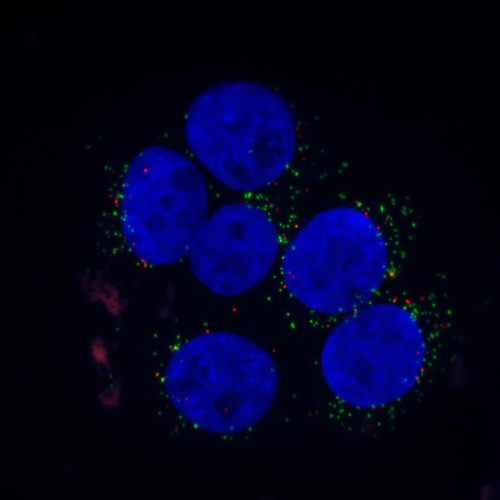
%> input picture TSBB08_lab5/C9minpeps2.bmp, 1000 x 1000 px (shown at 1/2 size)
$ octave SegmentCellsPrel.m   (GNU Octave 9; MATLAB toolbox functions it lacks are replaced by stand-ins)
%> lines starting %> are read from the running program, lines starting %| are printed output that depends on the picture; in (x1, y1, x2, y2) boxes, pixels count from 0 and x2, y2 are one past the last pixel; in counts of white or black regions, pixels touching at a corner belong together; the program's own positions count from 1
% ################################
% Cell segmentation, preliminary
% ################################

% Read a color image
% ==================
im1 = double(imread('C9minpeps2.bmp'));
figure(1), imshow(im1/255);
title('Original color image');

% Look at the three colour components RGB
% =======================================
im1r=im1(:,:,1); im1g=im1(:,:,2); im1b=im1(:,:,3);
%> after `im1b=im1(:,:,3)`:
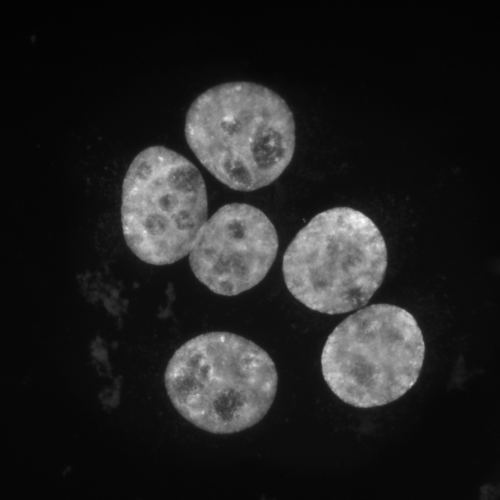
%> im1b: size 1000x1000 double (shown at 1/2 size); min 0, max 255, mean 34.3
im1bSmall = im1(200:800,200:800,3);
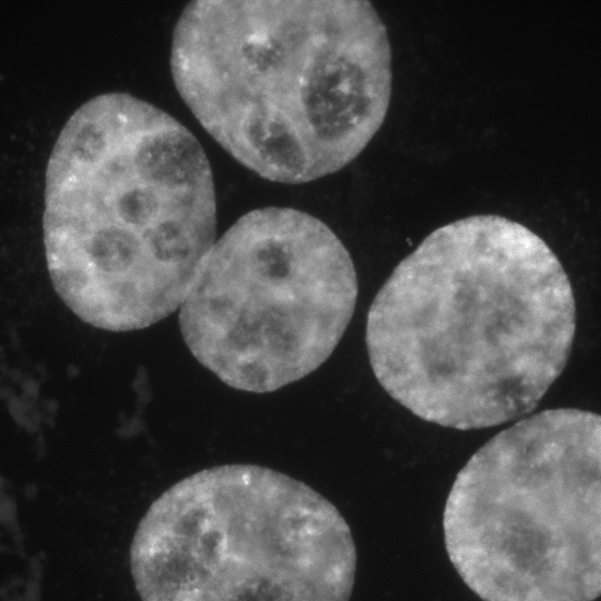
%> im1bSmall: size 601x601 double; min 4, max 255, mean 73.1
figure(2), imagesc(im1r,[0 255]), axis image, colormap(gray), colorbar;
title('Red image');
figure(3), imagesc(im1g,[0 255]), axis image, colormap(gray), colorbar;
title('Green image');
figure(4), imagesc(im1b,[0 255]), axis image, colormap(gray), colorbar;
title('Blue image');

% Compute histogram of central part of the blue image
% ===================================================
histo = hist(im1bSmall(:),[0:255]);
%> histo = 256 values, max 15550 at index 16, min 0 at index 1, mean 1410.9
figure(5), stem(histo);
%> after `stem(histo)`:
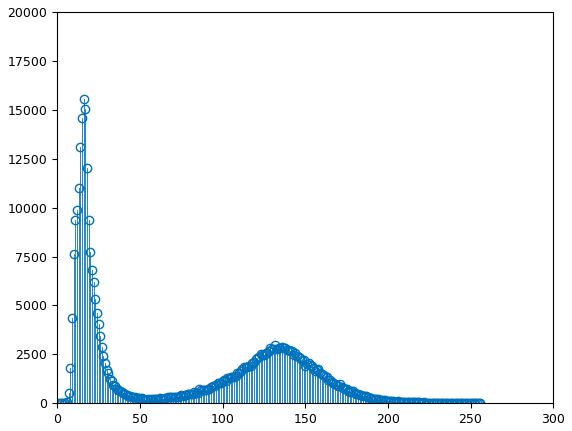
%> figure redrawn from the program's plot data; highest point at x = 16, y = 15550

%% ######################################################################

% Perform thresholding
% ====================
im1bT = im1b > 42;
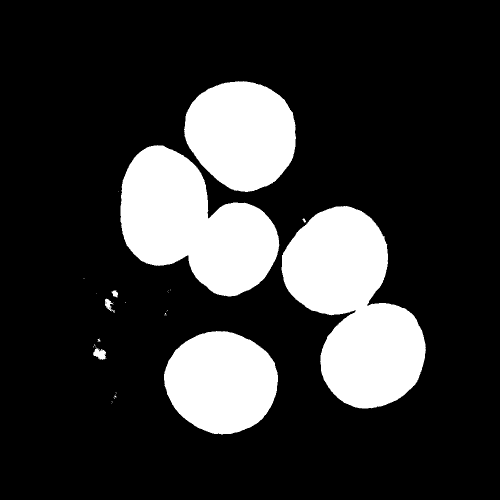
%> im1bT: size 1000x1000 logical (shown at 1/2 size); 20.2% white; 39 white regions (30 under 20 px), largest, box (x1, y1, x2, y2) and area: (563, 412, 852, 817) 69430, (241, 290, 559, 593) 58097, (368, 162, 592, 384) 37913
figure(6), imagesc(im1bT), axis image, colormap(gray), colorbar;
title('After thresholding');

% Perform opening
% ===============
SE4 = [0 1 0;
       1 1 1;
       0 1 0];
SE8 = [1 1 1;
       1 1 1;
       1 1 1];
tmp = im1bT;
tmp = imerode(tmp, SE4);
%> tmp: size 1000x1000 logical; 19.9% white; 13 white regions (6 under 20 px), largest, box (x1, y1, x2, y2) and area: (564, 413, 851, 816) 68256, (242, 291, 558, 592) 57134, (369, 163, 591, 383) 37288
tmp = imdilate(tmp, SE4);
%> tmp: size 1000x1000 logical; 20.2% white; 10 white regions (2 under 20 px), largest, box (x1, y1, x2, y2) and area: (563, 412, 852, 817) 69411, (241, 290, 559, 593) 58089, (368, 162, 592, 384) 37909
im1bTmorph  = tmp;
figure(7), imagesc(im1bTmorph), axis image, colormap(gray), colorbar;
title('After morphological processing');

%% ######################################################################

% Compute the distance transform within the cells
% ===============================================
bw = im1bTmorph;
D = bwdist(~bw);
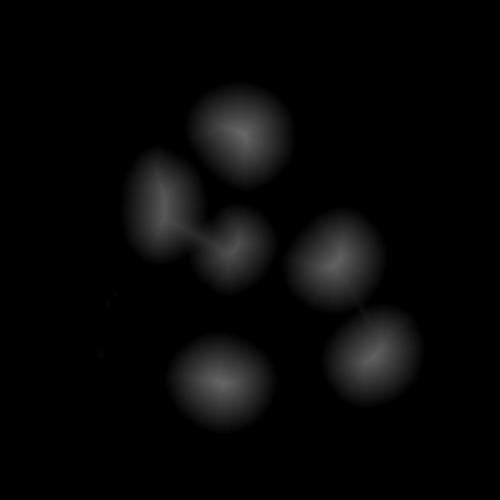
%> D: size 1000x1000 single (shown at 1/2 size); min 0, max 103, mean 7
figure(8), imagesc(D); axis image, colormap(jet), colorbar;
title('Distance transform of ~bw');
colormap(jet), colorbar;

% Multiply the distance transform with -1
% and set pixels outside to the min-value.
% This is the desired landscape.
% ========================================
Dinv = -D;
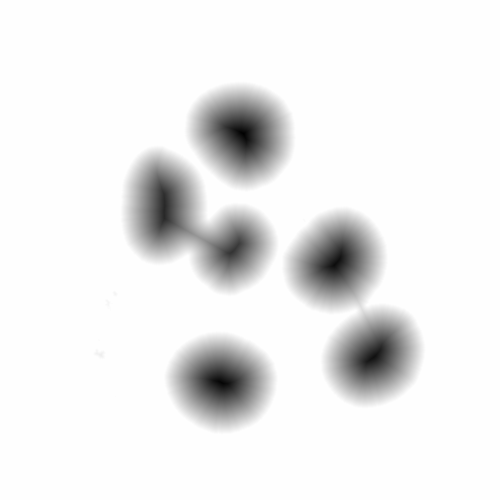
%> Dinv: size 1000x1000 single (shown at 1/2 size); min -103, max 0, mean -6.96; drawn with min black and max white
Dinv(~bw) = min(min(Dinv));
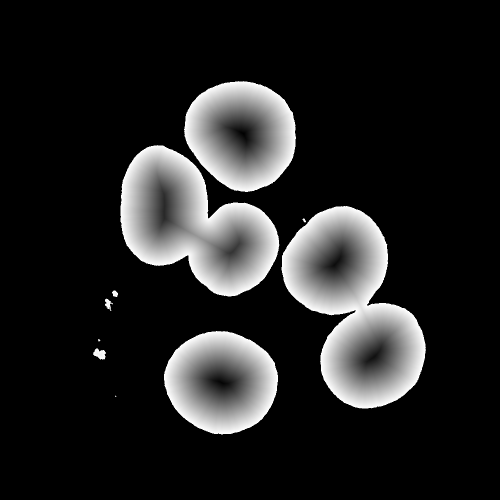
%> Dinv: size 1000x1000 single (shown at 1/2 size); min -103, max -1, mean -89.13; drawn with min black and max white
figure(9), imagesc(Dinv), axis image, colormap(jet), colorbar;
title('Landscape 1');
colormap(jet), colorbar;
